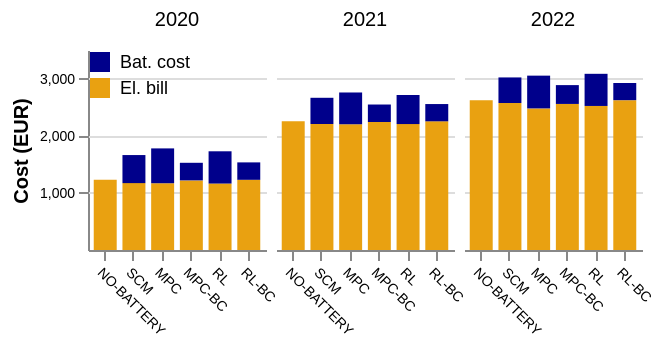

Write notebook code for a chart like this one.
### Code cell
data = data_all[data_all['load_profile']=='L12']
data = data.rename(columns={'pv_profile':'Profile', 'bat_usage_cost':'Bat. cost', 'el_bill':'El. bill'})
data_new = data.melt(id_vars=['strategy', 'year', 'load_profile', 'Profile'], value_vars=['El. bill', 'Bat. cost'])
data_new = data_new.rename(columns={'variable':'Cost'})

print(data_new)

alt.Chart(data_new).mark_bar().encode(
    x=alt.X('strategy:N', title=None, sort=['NO-BATTERY', 'SCM', 'MPC', 'MPC-BC', 'RL', 'RL-BC']),   
    y=alt.Y('sum(value):Q', axis=alt.Axis(values=[1000, 2000, 3000, 4000, 5000], grid=True, title='Cost (EUR)', 
                                          titleFontStyle='normal', titleFontSize=10, labelAngle=0)),    
    column=alt.Column('year:N', title=None, spacing=5).header(labelFontSize=10, labelFont='arial'),   
    color=alt.Color('Cost:N', scale=alt.Scale(range=colors3)).legend(orient='none', labelFontSize=9, labelFont='arial', legendX=0, legendY=0, title='', titleFontSize=10, titleFont='arial'),   
    xOffset=alt.XOffset("Profile:N")
    ).configure_view(     
            # remove grid lines around column clusters
            strokeOpacity=0).properties(
                width=89,
                height=100
            ).configure_axis(
                labelFontSize=7,
                titleFontSize=10,
                labelFont='arial',
                titleFont='arial',
                labelAngle=45
            ).configure_range(category=alt.RangeScheme(colors3)
            )

### Figure 1 — Vega-Lite specification as saved in the notebook (floating-point values rounded to 4 significant figures)
{"config": {"view": {"continuousWidth": 300, "continuousHeight": 300, "strokeOpacity": 0}, "axis": {"labelAngle": 45, "labelFont": "arial", "labelFontSize": 7, "titleFont": "arial", "titleFontSize": 10}, "range": {"category": ["darkblue", "#E9A111"]}}, "data": {"name": "data-ff0bcba06a6aa64c07ac129ee5682b75"}, "mark": {"type": "bar"}, "encoding": {"color": {"field": "Cost", "legend": {"orient": "none", "labelFontSize": 9, "labelFont": "arial", "legendX": 0, "legendY": 0, "title": "", "titleFontSize": 10, "titleFont": "arial"}, "scale": {"range": ["darkblue", "#E9A111"]}, "type": "nominal"}, "column": {"field": "year", "header": {"labelFontSize": 10, "labelFont": "arial"}, "spacing": 5, "title": null, "type": "nominal"}, "x": {"field": "strategy", "sort": ["NO-BATTERY", "SCM", "MPC", "MPC-BC", "RL", "RL-BC"], "title": null, "type": "nominal"}, "xOffset": {"field": "Profile", "type": "nominal"}, "y": {"aggregate": "sum", "axis": {"grid": true, "labelAngle": 0, "title": "Cost (EUR)", "titleFontSize": 10, "titleFontStyle": "normal", "values": [1000, 2000, 3000, 4000, 5000]}, "field": "value", "type": "quantitative"}}, "height": 100, "width": 89, "$schema": "https://vega.github.io/schema/vega-lite/v5.20.1.json", "datasets": {"data-ff0bcba06a6aa64c07ac129ee5682b75": [{"strategy": "MPC-BC", "year": 2020, "load_profile": "L12", "Profile": "south", "Cost": "El. bill", "value": 1218.0}, {"strategy": "MPC-BC", "year": 2021, "load_profile": "L12", "Profile": "south", "Cost": "El. bill", "value": 2240.0}, {"strategy": "MPC-BC", "year": 2022, "load_profile": "L12", "Profile": "south", "Cost": "El. bill", "value": 2556.0}, {"strategy": "MPC", "year": 2020, "load_profile": "L12", "Profile": "south", "Cost": "El. bill", "value": 1169.0}, {"strategy": "MPC", "year": 2021, "load_profile": "L12", "Profile": "south", "Cost": "El. bill", "value": 2201.0}, {"strategy": "MPC", "year": 2022, "load_profile": "L12", "Profile": "south", "Cost": "El. bill", "value": 2478.0}, {"strategy": "NO-BATTERY", "year": 2020, "load_profile": "L12", "Profile": "south", "Cost": "El. bill", "value": 1228.0}, {"strategy": "NO-BATTERY", "year": 2021, "load_profile": "L12", "Profile": "south", "Cost": "El. bill", "value": 2252.0}, {"strategy": "NO-BATTERY", "year": 2022, "load_profile": "L12", "Profile": "south", "Cost": "El. bill", "value": 2622.0}, {"strategy": "RL-BC", "year": 2020, "load_profile": "L12", "Profile": "south", "Cost": "El. bill", "value": 1228.0}, {"strategy": "RL-BC", "year": 2021, "load_profile": "L12", "Profile": "south", "Cost": "El. bill", "value": 2252.0}, {"strategy": "RL-BC", "year": 2022, "load_profile": "L12", "Profile": "south", "Cost": "El. bill", "value": 2622.0}, {"strategy": "RL", "year": 2020, "load_profile": "L12", "Profile": "south", "Cost": "El. bill", "value": 1163.0}, {"strategy": "RL", "year": 2021, "load_profile": "L12", "Profile": "south", "Cost": "El. bill", "value": 2204.0}, {"strategy": "RL", "year": 2022, "load_profile": "L12", "Profile": "south", "Cost": "El. bill", "value": 2521.0}, {"strategy": "SCM", "year": 2020, "load_profile": "L12", "Profile": "south", "Cost": "El. bill", "value": 1170.0}, {"strategy": "SCM", "year": 2021, "load_profile": "L12", "Profile": "south", "Cost": "El. bill", "value": 2205.0}, {"strategy": "SCM", "year": 2022, "load_profile": "L12", "Profile": "south", "Cost": "El. bill", "value": 2573.0}, {"strategy": "MPC-BC", "year": 2020, "load_profile": "L12", "Profile": "south", "Cost": "Bat. cost", "value": 308.0}, {"strategy": "MPC-BC", "year": 2021, "load_profile": "L12", "Profile": "south", "Cost": "Bat. cost", "value": 305.9}, {"strategy": "MPC-BC", "year": 2022, "load_profile": "L12", "Profile": "south", "Cost": "Bat. cost", "value": 329.6}, {"strategy": "MPC", "year": 2020, "load_profile": "L12", "Profile": "south", "Cost": "Bat. cost", "value": 609.5}, {"strategy": "MPC", "year": 2021, "load_profile": "L12", "Profile": "south", "Cost": "Bat. cost", "value": 556.0}, {"strategy": "MPC", "year": 2022, "load_profile": "L12", "Profile": "south", "Cost": "Bat. cost", "value": 573.6}, {"strategy": "NO-BATTERY", "year": 2020, "load_profile": "L12", "Profile": "south", "Cost": "Bat. cost", "value": 0.0}, {"strategy": "NO-BATTERY", "year": 2021, "load_profile": "L12", "Profile": "south", "Cost": "Bat. cost", "value": 0.0}, {"strategy": "NO-BATTERY", "year": 2022, "load_profile": "L12", "Profile": "south", "Cost": "Bat. cost", "value": 0.0}, {"strategy": "RL-BC", "year": 2020, "load_profile": "L12", "Profile": "south", "Cost": "Bat. cost", "value": 305.0}, {"strategy": "RL-BC", "year": 2021, "load_profile": "L12", "Profile": "south", "Cost": "Bat. cost", "value": 302.1}, {"strategy": "RL-BC", "year": 2022, "load_profile": "L12", "Profile": "south", "Cost": "Bat. cost", "value": 300.2}, {"strategy": "RL", "year": 2020, "load_profile": "L12", "Profile": "south", "Cost": "Bat. cost", "value": 564.5}, {"strategy": "RL", "year": 2021, "load_profile": "L12", "Profile": "south", "Cost": "Bat. cost", "value": 509.0}, {"strategy": "RL", "year": 2022, "load_profile": "L12", "Profile": "south", "Cost": "Bat. cost", "value": 562.6}, {"strategy": "SCM", "year": 2020, "load_profile": "L12", "Profile": "south", "Cost": "Bat. cost", "value": 491.1}, {"strategy": "SCM", "year": 2021, "load_profile": "L12", "Profile": "south", "Cost": "Bat. cost", "value": 458.8}, {"strategy": "SCM", "year": 2022, "load_profile": "L12", "Profile": "south", "Cost": "Bat. cost", "value": 447.0}]}}
